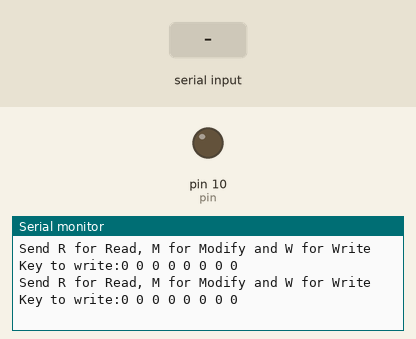
The sketch below on a simulated Arduino Uno, built with avr-gcc and run on an emulated ATmega328P. Parts: output pins drawn as LEDs (lit = HIGH), the last lines printed to the serial monitor. The inputs (shaded band) are chosen by the test bench. Pins used as bus, display or sensor lines are not drawn.

Above: at 3.0 s.
3.1 s: byte 87 (0x57) received over Serial
At 4.5 s:
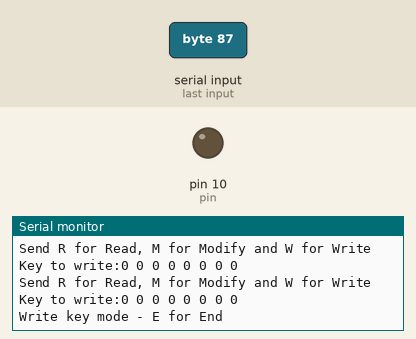
At 8.2 s:
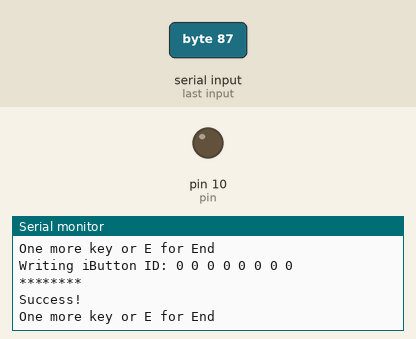

Measured:
- after the input at 3.1 s, the serial monitor: prints a new line after 0.93 s (image 1)

The sketch:

ibtn-rwm.ino
```cpp
//ibtn-rwm 0.1
//Нужны исправления на случай неверного ввода и других ошибок.
//Сделать набор функций для текстового взаимодействия и убрать повторяющийся код.
//Переписать writeByte без лишнего кода и добавить комментарии.


#include <OneWireSTM.h> //можно использовать OneWire.h для обычных avr arduino
int pin = 10;
int counter = 0; //Для этапов ввода ключа с клавиатуры.
OneWire iButton(pin);
byte key_to_write[] = { 0x00, 0x00, 0x00, 0x00, 0x00, 0x00, 0x00, 0x00 };
byte tempkey[] = { 0x00, 0x00, 0x00, 0x00, 0x00, 0x00, 0x00, 0x00 };

int serialByte ;
int workmode = 0; //0 - idle 1 - read 2 - write 3 - modify

void setup (void)
{
  Serial.begin(9600);
}
///////////////
void serialFlush()
{
  while (Serial.available() > 0)
  {
    char t = Serial.read();
  }
}

void commandRead(int inByte, int outMode)
{
  if (Serial.available() > 0)
  {
    serialByte = Serial.read(); // read the incoming byte:

    if (serialByte == inByte)
    {
      workmode = outMode;
      serialFlush();
    }
  }
}

int writeByte(byte data) {
  int data_bit;
  for (data_bit = 0; data_bit < 8; data_bit++)
  {
			if (data & 1) {
			digitalWrite(pin, LOW);
			pinMode(pin, OUTPUT);
			delayMicroseconds(60);
			pinMode(pin, INPUT);
			digitalWrite(pin, HIGH);
			delay(10);
			} else {
			digitalWrite(pin, LOW);
			pinMode(pin, OUTPUT);
			pinMode(pin, INPUT);
			digitalWrite(pin, HIGH);
			delay(10);
			}
    data = data >> 1;
  }
  return 0;
}
///////////////
void loop(void) {

  switch (workmode) {
    case 0:
	//Idle
      Serial.println("Send R for Read, M for Modify and W for Write");
      Serial.print("Key to write:");

      for (int i = 0; i < 8; i++)
	  {
        Serial.print(key_to_write[i], HEX);
        Serial.print(" ");
	  }

      Serial.println("");
      delay(2000);
      if (Serial.available() > 0)
	  {
			serialByte = Serial.read(); // read the incoming byte:

			if (serialByte == 0x52) //R
			{
			workmode = 1;
			serialFlush();
			Serial.println("Read key mode - E for End");
			}
			if (serialByte == 0x57)
			{
			workmode = 2; //W
			serialFlush();
			Serial.println("Write key mode - E for End");
			}
			if (serialByte == 0x4D) //M
			{
			workmode = 3; //modify mode
			serialFlush();
			Serial.println("Modify key mode - E for End");
			Serial.println("Input key in decimal format like: 255.255... for FF FF");
			}

      }
      break;


    case 1:
	//Read
      pinMode(pin, INPUT);
      byte addr[8]; // массив для хранения данных ключа

			if ( !iButton.search(addr) )
			{ // если ключ не приложен
			commandRead(0x45, 0); // ждем E для выхода
			delay(1000);
			return; // и прерываем ветку
			}

      Serial.print("Key : ");

			for (int i = 0; i < 8; i++)
			{
			Serial.print(addr[i], HEX); // выводим побайтно данные ключа
			key_to_write[i] = addr[i]; //Пишем ключ туда, откуда его можно сразу записать
			Serial.print(" ");
			//delay(1000);
			}

      Serial.println();
      iButton.reset(); // сброс ключа

	  Serial.println("Key in Decimal:"); //Не разобрался как вводить в HEX,
										//выводит десятичные значения чтобы их можно было легко потом вписать
			for (int i = 0; i < 8; i++)
			{
			Serial.print(key_to_write[i], DEC); // выводим побайтно данные ключа в десятичном виде
			Serial.print(".");
			//delay(1000);
			}

      Serial.println();
      commandRead(0x45, 0); //Ждем E для выхода
      break;

    case 2:
	//Write
      //Serial.println("Write key mode - E for End");
      commandRead(0x45, 0);
      pinMode(pin, OUTPUT);
      delay(1000);
      //////////
      delay (200);
      iButton.skip();
      iButton.reset();
      iButton.write(0x33); // чтение текущего номера ключа

      byte data[8]; // массив для хранения данных ключа
      iButton.read_bytes(data, 8); // считываем данные приложенного ключа, 8х8=64 бита

      if (data[0] & data[1] & data[2] & data[3] & data[4] & data[5] & data[6] & data[7] == 0xFF) {
        return; // если ключ не приложен к считывателю, прерываем программу и ждём, пока будет приложен
		// ПОПРАВИТЬ логику, т.к. можно физически записать единицы, но выдаст ошибку.
      }

      iButton.skip();
      iButton.reset();
      iButton.write(0xD1); // команда разрешения записи

      digitalWrite(pin, LOW);
      pinMode(pin, OUTPUT);
      delayMicroseconds(60);
      pinMode(pin, INPUT);
      digitalWrite(pin, HIGH);
      delay(10);


      // выведем ключ, который собираемся записать:
      Serial.print("Writing iButton ID: ");
      for (byte i = 0; i < 8; i++)
	  {
      Serial.print(key_to_write[i], HEX);
      Serial.print(" ");
      }
      Serial.print("\n");


      iButton.skip();
      iButton.reset();
      iButton.write(0xD5); // команда записи

			for (byte i = 0; i < 8; i++)
			{
			writeByte(key_to_write[i]);
			Serial.print("*");
			}
			Serial.print("\n");

      iButton.reset();
      iButton.write(0xD1); // команда выхода из режима записи
      digitalWrite(pin, LOW);
      pinMode(pin, OUTPUT);
      delayMicroseconds(10);
      pinMode(pin, INPUT);
      digitalWrite(pin, HIGH);
      delay(10);

      Serial.println("Success!");
      Serial.println("One more key or E for End");
      //workmode=1;
      commandRead(0x45, 0);
      break;

    case 3:
	//Modify
      delay(200);

      if (Serial.available() > 0)
	  {
      serialByte = Serial.parseInt(); // read the incoming byte:
      Serial.print("Received:");
      Serial.println(serialByte, HEX);
      tempkey[counter] = serialByte;
      counter = counter + 1;
      }

      if (counter == 8)
	  {
      Serial.println("Key changed");
			for (int i = 0; i < 8; i++)
			{
			Serial.print(tempkey[i], HEX);
			Serial.print(" ");
			}
        //workmode=0;
      counter = 0;
			for (int i = 0; i < 8; i++)
			{
			key_to_write[i] = tempkey[i];
			}

        serialFlush();
        workmode = 0;
        Serial.println("");
      }
      //commandRead(0x45, 0);

      break;

  }
}
```
